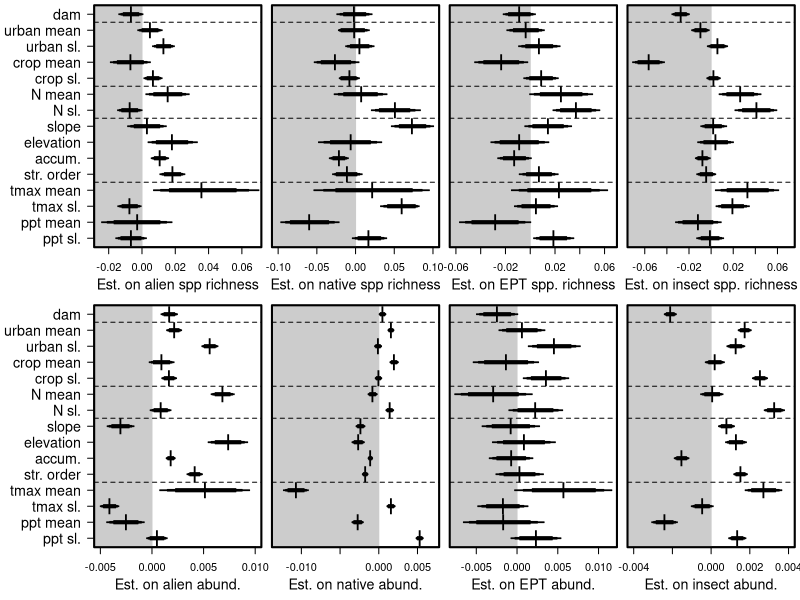

The R script that drew this image:
##Set working directory
setwd("C:/Users/ewelti/Desktop/git/EuroAquaticMacroInverts/")

# attach data
drivEst <- read.csv("outputs/Driver_metaanaly_Ests.csv")
head(drivEst)
unique(drivEst$Response)

options(scipen=999)

##save plot
tiff(filename = "Drivers_subs.tiff", width = 14, height = 9, units = 'in', res = 600, compression = 'lzw')

##layout
layout(mat = matrix(c(1:10), 
                        nrow = 2, 
                        ncol = 5),
       heights = c(2,2,2,2,2,2,2,2,2,2),
       widths = c(1,2,2,2,2,1,2,2,2,2))
#layout.show(10)

par(mar=c(4,0.4,0.4,0.4))
#empty plot for where the labels will go
plot(0, xaxt = 'n', yaxt = 'n', bty = 'n', pch = '', ylab = '', xlab = '')
plot(0, xaxt = 'n', yaxt = 'n', bty = 'n', pch = '', ylab = '', xlab = '')
#####################Sub metrics ##############################
#### alien_SppRich #####
sub <- subset(drivEst, Response == "alien_SppRich")
est <- sub$Estimate[2:16]
yy <- c(1,3,2,4,5,6,7,8,9,10,14,12,11,13,15)
plot(yy ~ est, ylab="",xlab="", yaxt="n", las=1, type="n",xlim=c(-0.025,0.068), cex=2)
axis(2, at=yy, labels=c("ppt sl.", "tmax sl.", "ppt mean", "tmax mean", "str. order",
    "accum.", "elevation", "slope", "N sl.", "N mean", "urban mean", "crop mean", "crop sl.",
    "urban sl.", "dam"), las=1,cex.axis=1.3)
title(xlab="Est. on alien spp richness", line=2.4,cex.lab=1.3)
polygon(x=c(-100,-100,0,0),
        y=c(-4,22,22,-4), col = "grey80", border = "grey80")
box(lwd=2)
points(yy ~ est, pch="l",cex=2)
yyy1=c(0.975,1.025,1.025,0.975)
yyy2=c(0.95,1.05,1.05,0.95)
yyy3=c(0.9,1.1,1.1,0.9)
polygon(x=c(sub$Q2.5[2], sub$Q2.5[2], sub$Q97.5[2], sub$Q97.5[2]),y=yyy1, col = 1, border = 1,lwd = 1)
polygon(x=c(sub$Q5[2], sub$Q5[2], sub$Q95[2], sub$Q95[2]),y=yyy2, col = 1, border = 1,lwd = 1)
polygon(x=c(sub$Q10[2], sub$Q10[2], sub$Q90[2], sub$Q90[2]),y=yyy3, col = 1, border = 1,lwd = 1)
polygon(x=c(sub$Q2.5[4], sub$Q2.5[4], sub$Q97.5[4], sub$Q97.5[4]),y=(yyy1+1), col = 1, border = 1,lwd = 1)
polygon(x=c(sub$Q5[4], sub$Q5[4], sub$Q95[4], sub$Q95[4]),y=(yyy2+1), col = 1, border = 1,lwd = 1)
polygon(x=c(sub$Q10[4], sub$Q10[4], sub$Q90[4], sub$Q90[4]),y=(yyy3+1), col = 1, border = 1,lwd = 1)
polygon(x=c(sub$Q2.5[3], sub$Q2.5[3], sub$Q97.5[3], sub$Q97.5[3]),y=(yyy1+2), col = 1, border = 1,lwd = 1)
polygon(x=c(sub$Q5[3], sub$Q5[3], sub$Q95[3], sub$Q95[3]),y=(yyy2+2), col = 1, border = 1,lwd = 1)
polygon(x=c(sub$Q10[3], sub$Q10[3], sub$Q90[3], sub$Q90[3]),y=(yyy3+2), col = 1, border = 1,lwd = 1)
polygon(x=c(sub$Q2.5[5], sub$Q2.5[5], sub$Q97.5[5], sub$Q97.5[5]),y=(yyy1+3), col = 1, border = 1,lwd = 1)
polygon(x=c(sub$Q5[5], sub$Q5[5], sub$Q95[5], sub$Q95[5]),y=(yyy2+3), col = 1, border = 1,lwd = 1)
polygon(x=c(sub$Q10[5], sub$Q10[5], sub$Q90[5], sub$Q90[5]),y=(yyy3+3), col = 1, border = 1,lwd = 1)
polygon(x=c(sub$Q2.5[6], sub$Q2.5[6], sub$Q97.5[6], sub$Q97.5[6]),y=(yyy1+4), col = 1, border = 1,lwd = 1)
polygon(x=c(sub$Q5[6], sub$Q5[6], sub$Q95[6], sub$Q95[6]),y=(yyy2+4), col = 1, border = 1,lwd = 1)
polygon(x=c(sub$Q10[6], sub$Q10[6], sub$Q90[6], sub$Q90[6]),y=(yyy3+4), col = 1, border = 1,lwd = 1)
polygon(x=c(sub$Q2.5[7], sub$Q2.5[7], sub$Q97.5[7], sub$Q97.5[7]),y=(yyy1+5), col = 1, border = 1,lwd = 1)
polygon(x=c(sub$Q5[7], sub$Q5[7], sub$Q95[7], sub$Q95[7]),y=(yyy2+5), col = 1, border = 1,lwd = 1)
polygon(x=c(sub$Q10[7], sub$Q10[7], sub$Q90[7], sub$Q90[7]),y=(yyy3+5), col = 1, border = 1,lwd = 1)
polygon(x=c(sub$Q2.5[8], sub$Q2.5[8], sub$Q97.5[8], sub$Q97.5[8]),y=(yyy1+6), col = 1, border = 1,lwd = 1)
polygon(x=c(sub$Q5[8], sub$Q5[8], sub$Q95[8], sub$Q95[8]),y=(yyy2+6), col = 1, border = 1,lwd = 1)
polygon(x=c(sub$Q10[8], sub$Q10[8], sub$Q90[8], sub$Q90[8]),y=(yyy3+6), col = 1, border = 1,lwd = 1)
polygon(x=c(sub$Q2.5[9], sub$Q2.5[9], sub$Q97.5[9], sub$Q97.5[9]),y=(yyy1+7), col = 1, border = 1,lwd = 1)
polygon(x=c(sub$Q5[9], sub$Q5[9], sub$Q95[9], sub$Q95[9]),y=(yyy2+7), col = 1, border = 1,lwd = 1)
polygon(x=c(sub$Q10[9], sub$Q10[9], sub$Q90[9], sub$Q90[9]),y=(yyy3+7), col = 1, border = 1,lwd = 1)
polygon(x=c(sub$Q2.5[10], sub$Q2.5[10], sub$Q97.5[10], sub$Q97.5[10]),y=(yyy1+8), col = 1, border = 1,lwd = 1)
polygon(x=c(sub$Q5[10], sub$Q5[10], sub$Q95[10], sub$Q95[10]),y=(yyy2+8), col = 1, border = 1,lwd = 1)
polygon(x=c(sub$Q10[10], sub$Q10[10], sub$Q90[10], sub$Q90[10]),y=(yyy3+8), col = 1, border = 1,lwd = 1)
polygon(x=c(sub$Q2.5[11], sub$Q2.5[11], sub$Q97.5[11], sub$Q97.5[11]),y=(yyy1+9), col = 1, border = 1,lwd = 1)
polygon(x=c(sub$Q5[11], sub$Q5[11], sub$Q95[11], sub$Q95[11]),y=(yyy2+9), col = 1, border = 1,lwd = 1)
polygon(x=c(sub$Q10[11], sub$Q10[11], sub$Q90[11], sub$Q90[11]),y=(yyy3+9), col = 1, border = 1,lwd = 1)
polygon(x=c(sub$Q2.5[14], sub$Q2.5[14], sub$Q97.5[14], sub$Q97.5[14]),y=(yyy1+10), col = 1, border = 1,lwd = 1)
polygon(x=c(sub$Q5[14], sub$Q5[14], sub$Q95[14], sub$Q95[14]),y=(yyy2+10), col = 1, border = 1,lwd = 1)
polygon(x=c(sub$Q10[14], sub$Q10[14], sub$Q90[14], sub$Q90[14]),y=(yyy3+10), col = 1, border = 1,lwd = 1)
polygon(x=c(sub$Q2.5[13], sub$Q2.5[13], sub$Q97.5[13], sub$Q97.5[13]),y=(yyy1+11), col = 1, border = 1,lwd = 1)
polygon(x=c(sub$Q5[13], sub$Q5[13], sub$Q95[13], sub$Q95[13]),y=(yyy2+11), col = 1, border = 1,lwd = 1)
polygon(x=c(sub$Q10[13], sub$Q10[13], sub$Q90[13], sub$Q90[13]),y=(yyy3+11), col = 1, border = 1,lwd = 1)
polygon(x=c(sub$Q2.5[15], sub$Q2.5[15], sub$Q97.5[15], sub$Q97.5[15]),y=(yyy1+12), col = 1, border = 1,lwd = 1)
polygon(x=c(sub$Q5[15], sub$Q5[15], sub$Q95[15], sub$Q95[15]),y=(yyy2+12), col = 1, border = 1,lwd = 1)
polygon(x=c(sub$Q10[15], sub$Q10[15], sub$Q90[15], sub$Q90[15]),y=(yyy3+12), col = 1, border = 1,lwd = 1)
polygon(x=c(sub$Q2.5[12], sub$Q2.5[12], sub$Q97.5[12], sub$Q97.5[12]),y=(yyy1+13), col = 1, border = 1,lwd = 1)
polygon(x=c(sub$Q5[12], sub$Q5[12], sub$Q95[12], sub$Q95[12]),y=(yyy2+13), col = 1, border = 1,lwd = 1)
polygon(x=c(sub$Q10[12], sub$Q10[12], sub$Q90[12], sub$Q90[12]),y=(yyy3+13), col = 1, border = 1,lwd = 1)
polygon(x=c(sub$Q2.5[16], sub$Q2.5[16], sub$Q97.5[16], sub$Q97.5[16]),y=(yyy1+14), col = 1, border = 1,lwd = 1)
polygon(x=c(sub$Q5[16], sub$Q5[16], sub$Q95[16], sub$Q95[16]),y=(yyy2+14), col = 1, border = 1,lwd = 1)
polygon(x=c(sub$Q10[16], sub$Q10[16], sub$Q90[16], sub$Q90[16]),y=(yyy3+14), col = 1, border = 1,lwd = 1)
abline(h=4.5,lty=2)
abline(h=8.5,lty=2)
abline(h=10.5,lty=2)
abline(h=14.5,lty=2)

#### alien_abund #####
sub <- subset(drivEst, Response == "alien_abund")
est <- sub$Estimate[2:16]
plot(yy ~ est, ylab="",xlab="", yaxt="n", las=1, type="n",xlim=c(-0.005,0.01), cex=2)
title(xlab="Est. on alien abund.", line=2.4,cex.lab=1.3)
axis(2, at=yy, labels=c("ppt sl.", "tmax sl.", "ppt mean", "tmax mean", "str. order",
    "accum.", "elevation", "slope", "N sl.", "N mean", "urban mean", "crop mean", "crop sl.",
    "urban sl.", "dam"), las=1,cex.axis=1.3)
polygon(x=c(-100,-100,0,0),
        y=c(-4,22,22,-4), col = "grey80", border = "grey80")
box(lwd=2)
points(yy ~ est, pch="l",cex=2)
polygon(x=c(sub$Q2.5[2], sub$Q2.5[2], sub$Q97.5[2], sub$Q97.5[2]),y=yyy1, col = 1, border = 1,lwd = 1)
polygon(x=c(sub$Q5[2], sub$Q5[2], sub$Q95[2], sub$Q95[2]),y=yyy2, col = 1, border = 1,lwd = 1)
polygon(x=c(sub$Q10[2], sub$Q10[2], sub$Q90[2], sub$Q90[2]),y=yyy3, col = 1, border = 1,lwd = 1)
polygon(x=c(sub$Q2.5[4], sub$Q2.5[4], sub$Q97.5[4], sub$Q97.5[4]),y=(yyy1+1), col = 1, border = 1,lwd = 1)
polygon(x=c(sub$Q5[4], sub$Q5[4], sub$Q95[4], sub$Q95[4]),y=(yyy2+1), col = 1, border = 1,lwd = 1)
polygon(x=c(sub$Q10[4], sub$Q10[4], sub$Q90[4], sub$Q90[4]),y=(yyy3+1), col = 1, border = 1,lwd = 1)
polygon(x=c(sub$Q2.5[3], sub$Q2.5[3], sub$Q97.5[3], sub$Q97.5[3]),y=(yyy1+2), col = 1, border = 1,lwd = 1)
polygon(x=c(sub$Q5[3], sub$Q5[3], sub$Q95[3], sub$Q95[3]),y=(yyy2+2), col = 1, border = 1,lwd = 1)
polygon(x=c(sub$Q10[3], sub$Q10[3], sub$Q90[3], sub$Q90[3]),y=(yyy3+2), col = 1, border = 1,lwd = 1)
polygon(x=c(sub$Q2.5[5], sub$Q2.5[5], sub$Q97.5[5], sub$Q97.5[5]),y=(yyy1+3), col = 1, border = 1,lwd = 1)
polygon(x=c(sub$Q5[5], sub$Q5[5], sub$Q95[5], sub$Q95[5]),y=(yyy2+3), col = 1, border = 1,lwd = 1)
polygon(x=c(sub$Q10[5], sub$Q10[5], sub$Q90[5], sub$Q90[5]),y=(yyy3+3), col = 1, border = 1,lwd = 1)
polygon(x=c(sub$Q2.5[6], sub$Q2.5[6], sub$Q97.5[6], sub$Q97.5[6]),y=(yyy1+4), col = 1, border = 1,lwd = 1)
polygon(x=c(sub$Q5[6], sub$Q5[6], sub$Q95[6], sub$Q95[6]),y=(yyy2+4), col = 1, border = 1,lwd = 1)
polygon(x=c(sub$Q10[6], sub$Q10[6], sub$Q90[6], sub$Q90[6]),y=(yyy3+4), col = 1, border = 1,lwd = 1)
polygon(x=c(sub$Q2.5[7], sub$Q2.5[7], sub$Q97.5[7], sub$Q97.5[7]),y=(yyy1+5), col = 1, border = 1,lwd = 1)
polygon(x=c(sub$Q5[7], sub$Q5[7], sub$Q95[7], sub$Q95[7]),y=(yyy2+5), col = 1, border = 1,lwd = 1)
polygon(x=c(sub$Q10[7], sub$Q10[7], sub$Q90[7], sub$Q90[7]),y=(yyy3+5), col = 1, border = 1,lwd = 1)
polygon(x=c(sub$Q2.5[8], sub$Q2.5[8], sub$Q97.5[8], sub$Q97.5[8]),y=(yyy1+6), col = 1, border = 1,lwd = 1)
polygon(x=c(sub$Q5[8], sub$Q5[8], sub$Q95[8], sub$Q95[8]),y=(yyy2+6), col = 1, border = 1,lwd = 1)
polygon(x=c(sub$Q10[8], sub$Q10[8], sub$Q90[8], sub$Q90[8]),y=(yyy3+6), col = 1, border = 1,lwd = 1)
polygon(x=c(sub$Q2.5[9], sub$Q2.5[9], sub$Q97.5[9], sub$Q97.5[9]),y=(yyy1+7), col = 1, border = 1,lwd = 1)
polygon(x=c(sub$Q5[9], sub$Q5[9], sub$Q95[9], sub$Q95[9]),y=(yyy2+7), col = 1, border = 1,lwd = 1)
polygon(x=c(sub$Q10[9], sub$Q10[9], sub$Q90[9], sub$Q90[9]),y=(yyy3+7), col = 1, border = 1,lwd = 1)
polygon(x=c(sub$Q2.5[10], sub$Q2.5[10], sub$Q97.5[10], sub$Q97.5[10]),y=(yyy1+8), col = 1, border = 1,lwd = 1)
polygon(x=c(sub$Q5[10], sub$Q5[10], sub$Q95[10], sub$Q95[10]),y=(yyy2+8), col = 1, border = 1,lwd = 1)
polygon(x=c(sub$Q10[10], sub$Q10[10], sub$Q90[10], sub$Q90[10]),y=(yyy3+8), col = 1, border = 1,lwd = 1)
polygon(x=c(sub$Q2.5[11], sub$Q2.5[11], sub$Q97.5[11], sub$Q97.5[11]),y=(yyy1+9), col = 1, border = 1,lwd = 1)
polygon(x=c(sub$Q5[11], sub$Q5[11], sub$Q95[11], sub$Q95[11]),y=(yyy2+9), col = 1, border = 1,lwd = 1)
polygon(x=c(sub$Q10[11], sub$Q10[11], sub$Q90[11], sub$Q90[11]),y=(yyy3+9), col = 1, border = 1,lwd = 1)
polygon(x=c(sub$Q2.5[14], sub$Q2.5[14], sub$Q97.5[14], sub$Q97.5[14]),y=(yyy1+10), col = 1, border = 1,lwd = 1)
polygon(x=c(sub$Q5[14], sub$Q5[14], sub$Q95[14], sub$Q95[14]),y=(yyy2+10), col = 1, border = 1,lwd = 1)
polygon(x=c(sub$Q10[14], sub$Q10[14], sub$Q90[14], sub$Q90[14]),y=(yyy3+10), col = 1, border = 1,lwd = 1)
polygon(x=c(sub$Q2.5[13], sub$Q2.5[13], sub$Q97.5[13], sub$Q97.5[13]),y=(yyy1+11), col = 1, border = 1,lwd = 1)
polygon(x=c(sub$Q5[13], sub$Q5[13], sub$Q95[13], sub$Q95[13]),y=(yyy2+11), col = 1, border = 1,lwd = 1)
polygon(x=c(sub$Q10[13], sub$Q10[13], sub$Q90[13], sub$Q90[13]),y=(yyy3+11), col = 1, border = 1,lwd = 1)
polygon(x=c(sub$Q2.5[15], sub$Q2.5[15], sub$Q97.5[15], sub$Q97.5[15]),y=(yyy1+12), col = 1, border = 1,lwd = 1)
polygon(x=c(sub$Q5[15], sub$Q5[15], sub$Q95[15], sub$Q95[15]),y=(yyy2+12), col = 1, border = 1,lwd = 1)
polygon(x=c(sub$Q10[15], sub$Q10[15], sub$Q90[15], sub$Q90[15]),y=(yyy3+12), col = 1, border = 1,lwd = 1)
polygon(x=c(sub$Q2.5[12], sub$Q2.5[12], sub$Q97.5[12], sub$Q97.5[12]),y=(yyy1+13), col = 1, border = 1,lwd = 1)
polygon(x=c(sub$Q5[12], sub$Q5[12], sub$Q95[12], sub$Q95[12]),y=(yyy2+13), col = 1, border = 1,lwd = 1)
polygon(x=c(sub$Q10[12], sub$Q10[12], sub$Q90[12], sub$Q90[12]),y=(yyy3+13), col = 1, border = 1,lwd = 1)
polygon(x=c(sub$Q2.5[16], sub$Q2.5[16], sub$Q97.5[16], sub$Q97.5[16]),y=(yyy1+14), col = 1, border = 1,lwd = 1)
polygon(x=c(sub$Q5[16], sub$Q5[16], sub$Q95[16], sub$Q95[16]),y=(yyy2+14), col = 1, border = 1,lwd = 1)
polygon(x=c(sub$Q10[16], sub$Q10[16], sub$Q90[16], sub$Q90[16]),y=(yyy3+14), col = 1, border = 1,lwd = 1)
abline(h=4.5,lty=2)
abline(h=8.5,lty=2)
abline(h=10.5,lty=2)
abline(h=14.5,lty=2)

#### native_SppRich #####
sub <- subset(drivEst, Response == "native_SppRich")
est <- sub$Estimate[2:16]
plot(yy ~ est, ylab="",xlab="", yaxt="n", las=1, type="n",xlim=c(-0.1,0.1), cex=2)
title(xlab="Est. on native spp richness", line=2.4,cex.lab=1.3)
polygon(x=c(-100,-100,0,0),
        y=c(-4,22,22,-4), col = "grey80", border = "grey80")
box(lwd=2)
points(yy ~ est, pch="l",cex=2)
polygon(x=c(sub$Q2.5[2], sub$Q2.5[2], sub$Q97.5[2], sub$Q97.5[2]),y=yyy1, col = 1, border = 1,lwd = 1)
polygon(x=c(sub$Q5[2], sub$Q5[2], sub$Q95[2], sub$Q95[2]),y=yyy2, col = 1, border = 1,lwd = 1)
polygon(x=c(sub$Q10[2], sub$Q10[2], sub$Q90[2], sub$Q90[2]),y=yyy3, col = 1, border = 1,lwd = 1)
polygon(x=c(sub$Q2.5[4], sub$Q2.5[4], sub$Q97.5[4], sub$Q97.5[4]),y=(yyy1+1), col = 1, border = 1,lwd = 1)
polygon(x=c(sub$Q5[4], sub$Q5[4], sub$Q95[4], sub$Q95[4]),y=(yyy2+1), col = 1, border = 1,lwd = 1)
polygon(x=c(sub$Q10[4], sub$Q10[4], sub$Q90[4], sub$Q90[4]),y=(yyy3+1), col = 1, border = 1,lwd = 1)
polygon(x=c(sub$Q2.5[3], sub$Q2.5[3], sub$Q97.5[3], sub$Q97.5[3]),y=(yyy1+2), col = 1, border = 1,lwd = 1)
polygon(x=c(sub$Q5[3], sub$Q5[3], sub$Q95[3], sub$Q95[3]),y=(yyy2+2), col = 1, border = 1,lwd = 1)
polygon(x=c(sub$Q10[3], sub$Q10[3], sub$Q90[3], sub$Q90[3]),y=(yyy3+2), col = 1, border = 1,lwd = 1)
polygon(x=c(sub$Q2.5[5], sub$Q2.5[5], sub$Q97.5[5], sub$Q97.5[5]),y=(yyy1+3), col = 1, border = 1,lwd = 1)
polygon(x=c(sub$Q5[5], sub$Q5[5], sub$Q95[5], sub$Q95[5]),y=(yyy2+3), col = 1, border = 1,lwd = 1)
polygon(x=c(sub$Q10[5], sub$Q10[5], sub$Q90[5], sub$Q90[5]),y=(yyy3+3), col = 1, border = 1,lwd = 1)
polygon(x=c(sub$Q2.5[6], sub$Q2.5[6], sub$Q97.5[6], sub$Q97.5[6]),y=(yyy1+4), col = 1, border = 1,lwd = 1)
polygon(x=c(sub$Q5[6], sub$Q5[6], sub$Q95[6], sub$Q95[6]),y=(yyy2+4), col = 1, border = 1,lwd = 1)
polygon(x=c(sub$Q10[6], sub$Q10[6], sub$Q90[6], sub$Q90[6]),y=(yyy3+4), col = 1, border = 1,lwd = 1)
polygon(x=c(sub$Q2.5[7], sub$Q2.5[7], sub$Q97.5[7], sub$Q97.5[7]),y=(yyy1+5), col = 1, border = 1,lwd = 1)
polygon(x=c(sub$Q5[7], sub$Q5[7], sub$Q95[7], sub$Q95[7]),y=(yyy2+5), col = 1, border = 1,lwd = 1)
polygon(x=c(sub$Q10[7], sub$Q10[7], sub$Q90[7], sub$Q90[7]),y=(yyy3+5), col = 1, border = 1,lwd = 1)
polygon(x=c(sub$Q2.5[8], sub$Q2.5[8], sub$Q97.5[8], sub$Q97.5[8]),y=(yyy1+6), col = 1, border = 1,lwd = 1)
polygon(x=c(sub$Q5[8], sub$Q5[8], sub$Q95[8], sub$Q95[8]),y=(yyy2+6), col = 1, border = 1,lwd = 1)
polygon(x=c(sub$Q10[8], sub$Q10[8], sub$Q90[8], sub$Q90[8]),y=(yyy3+6), col = 1, border = 1,lwd = 1)
polygon(x=c(sub$Q2.5[9], sub$Q2.5[9], sub$Q97.5[9], sub$Q97.5[9]),y=(yyy1+7), col = 1, border = 1,lwd = 1)
polygon(x=c(sub$Q5[9], sub$Q5[9], sub$Q95[9], sub$Q95[9]),y=(yyy2+7), col = 1, border = 1,lwd = 1)
polygon(x=c(sub$Q10[9], sub$Q10[9], sub$Q90[9], sub$Q90[9]),y=(yyy3+7), col = 1, border = 1,lwd = 1)
polygon(x=c(sub$Q2.5[10], sub$Q2.5[10], sub$Q97.5[10], sub$Q97.5[10]),y=(yyy1+8), col = 1, border = 1,lwd = 1)
polygon(x=c(sub$Q5[10], sub$Q5[10], sub$Q95[10], sub$Q95[10]),y=(yyy2+8), col = 1, border = 1,lwd = 1)
polygon(x=c(sub$Q10[10], sub$Q10[10], sub$Q90[10], sub$Q90[10]),y=(yyy3+8), col = 1, border = 1,lwd = 1)
polygon(x=c(sub$Q2.5[11], sub$Q2.5[11], sub$Q97.5[11], sub$Q97.5[11]),y=(yyy1+9), col = 1, border = 1,lwd = 1)
polygon(x=c(sub$Q5[11], sub$Q5[11], sub$Q95[11], sub$Q95[11]),y=(yyy2+9), col = 1, border = 1,lwd = 1)
polygon(x=c(sub$Q10[11], sub$Q10[11], sub$Q90[11], sub$Q90[11]),y=(yyy3+9), col = 1, border = 1,lwd = 1)
polygon(x=c(sub$Q2.5[14], sub$Q2.5[14], sub$Q97.5[14], sub$Q97.5[14]),y=(yyy1+10), col = 1, border = 1,lwd = 1)
polygon(x=c(sub$Q5[14], sub$Q5[14], sub$Q95[14], sub$Q95[14]),y=(yyy2+10), col = 1, border = 1,lwd = 1)
polygon(x=c(sub$Q10[14], sub$Q10[14], sub$Q90[14], sub$Q90[14]),y=(yyy3+10), col = 1, border = 1,lwd = 1)
polygon(x=c(sub$Q2.5[13], sub$Q2.5[13], sub$Q97.5[13], sub$Q97.5[13]),y=(yyy1+11), col = 1, border = 1,lwd = 1)
polygon(x=c(sub$Q5[13], sub$Q5[13], sub$Q95[13], sub$Q95[13]),y=(yyy2+11), col = 1, border = 1,lwd = 1)
polygon(x=c(sub$Q10[13], sub$Q10[13], sub$Q90[13], sub$Q90[13]),y=(yyy3+11), col = 1, border = 1,lwd = 1)
polygon(x=c(sub$Q2.5[15], sub$Q2.5[15], sub$Q97.5[15], sub$Q97.5[15]),y=(yyy1+12), col = 1, border = 1,lwd = 1)
polygon(x=c(sub$Q5[15], sub$Q5[15], sub$Q95[15], sub$Q95[15]),y=(yyy2+12), col = 1, border = 1,lwd = 1)
polygon(x=c(sub$Q10[15], sub$Q10[15], sub$Q90[15], sub$Q90[15]),y=(yyy3+12), col = 1, border = 1,lwd = 1)
polygon(x=c(sub$Q2.5[12], sub$Q2.5[12], sub$Q97.5[12], sub$Q97.5[12]),y=(yyy1+13), col = 1, border = 1,lwd = 1)
polygon(x=c(sub$Q5[12], sub$Q5[12], sub$Q95[12], sub$Q95[12]),y=(yyy2+13), col = 1, border = 1,lwd = 1)
polygon(x=c(sub$Q10[12], sub$Q10[12], sub$Q90[12], sub$Q90[12]),y=(yyy3+13), col = 1, border = 1,lwd = 1)
polygon(x=c(sub$Q2.5[16], sub$Q2.5[16], sub$Q97.5[16], sub$Q97.5[16]),y=(yyy1+14), col = 1, border = 1,lwd = 1)
polygon(x=c(sub$Q5[16], sub$Q5[16], sub$Q95[16], sub$Q95[16]),y=(yyy2+14), col = 1, border = 1,lwd = 1)
polygon(x=c(sub$Q10[16], sub$Q10[16], sub$Q90[16], sub$Q90[16]),y=(yyy3+14), col = 1, border = 1,lwd = 1)
abline(h=4.5,lty=2)
abline(h=8.5,lty=2)
abline(h=10.5,lty=2)
abline(h=14.5,lty=2)

#### native_abund #####
sub <- subset(drivEst, Response == "native_abund")
est <- sub$Estimate[2:16]
plot(yy ~ est, ylab="",xlab="", yaxt="n", las=1, type="n",xlim=c(-0.013,0.007), cex=2)
title(xlab="Est. on native abund.", line=2.4,cex.lab=1.3)
polygon(x=c(-100,-100,0,0),
        y=c(-4,22,22,-4), col = "grey80", border = "grey80")
box(lwd=2)
points(yy ~ est, pch="l",cex=2)
polygon(x=c(sub$Q2.5[2], sub$Q2.5[2], sub$Q97.5[2], sub$Q97.5[2]),y=yyy1, col = 1, border = 1,lwd = 1)
polygon(x=c(sub$Q5[2], sub$Q5[2], sub$Q95[2], sub$Q95[2]),y=yyy2, col = 1, border = 1,lwd = 1)
polygon(x=c(sub$Q10[2], sub$Q10[2], sub$Q90[2], sub$Q90[2]),y=yyy3, col = 1, border = 1,lwd = 1)
polygon(x=c(sub$Q2.5[4], sub$Q2.5[4], sub$Q97.5[4], sub$Q97.5[4]),y=(yyy1+1), col = 1, border = 1,lwd = 1)
polygon(x=c(sub$Q5[4], sub$Q5[4], sub$Q95[4], sub$Q95[4]),y=(yyy2+1), col = 1, border = 1,lwd = 1)
polygon(x=c(sub$Q10[4], sub$Q10[4], sub$Q90[4], sub$Q90[4]),y=(yyy3+1), col = 1, border = 1,lwd = 1)
polygon(x=c(sub$Q2.5[3], sub$Q2.5[3], sub$Q97.5[3], sub$Q97.5[3]),y=(yyy1+2), col = 1, border = 1,lwd = 1)
polygon(x=c(sub$Q5[3], sub$Q5[3], sub$Q95[3], sub$Q95[3]),y=(yyy2+2), col = 1, border = 1,lwd = 1)
polygon(x=c(sub$Q10[3], sub$Q10[3], sub$Q90[3], sub$Q90[3]),y=(yyy3+2), col = 1, border = 1,lwd = 1)
polygon(x=c(sub$Q2.5[5], sub$Q2.5[5], sub$Q97.5[5], sub$Q97.5[5]),y=(yyy1+3), col = 1, border = 1,lwd = 1)
polygon(x=c(sub$Q5[5], sub$Q5[5], sub$Q95[5], sub$Q95[5]),y=(yyy2+3), col = 1, border = 1,lwd = 1)
polygon(x=c(sub$Q10[5], sub$Q10[5], sub$Q90[5], sub$Q90[5]),y=(yyy3+3), col = 1, border = 1,lwd = 1)
polygon(x=c(sub$Q2.5[6], sub$Q2.5[6], sub$Q97.5[6], sub$Q97.5[6]),y=(yyy1+4), col = 1, border = 1,lwd = 1)
polygon(x=c(sub$Q5[6], sub$Q5[6], sub$Q95[6], sub$Q95[6]),y=(yyy2+4), col = 1, border = 1,lwd = 1)
polygon(x=c(sub$Q10[6], sub$Q10[6], sub$Q90[6], sub$Q90[6]),y=(yyy3+4), col = 1, border = 1,lwd = 1)
polygon(x=c(sub$Q2.5[7], sub$Q2.5[7], sub$Q97.5[7], sub$Q97.5[7]),y=(yyy1+5), col = 1, border = 1,lwd = 1)
polygon(x=c(sub$Q5[7], sub$Q5[7], sub$Q95[7], sub$Q95[7]),y=(yyy2+5), col = 1, border = 1,lwd = 1)
polygon(x=c(sub$Q10[7], sub$Q10[7], sub$Q90[7], sub$Q90[7]),y=(yyy3+5), col = 1, border = 1,lwd = 1)
polygon(x=c(sub$Q2.5[8], sub$Q2.5[8], sub$Q97.5[8], sub$Q97.5[8]),y=(yyy1+6), col = 1, border = 1,lwd = 1)
polygon(x=c(sub$Q5[8], sub$Q5[8], sub$Q95[8], sub$Q95[8]),y=(yyy2+6), col = 1, border = 1,lwd = 1)
polygon(x=c(sub$Q10[8], sub$Q10[8], sub$Q90[8], sub$Q90[8]),y=(yyy3+6), col = 1, border = 1,lwd = 1)
polygon(x=c(sub$Q2.5[9], sub$Q2.5[9], sub$Q97.5[9], sub$Q97.5[9]),y=(yyy1+7), col = 1, border = 1,lwd = 1)
polygon(x=c(sub$Q5[9], sub$Q5[9], sub$Q95[9], sub$Q95[9]),y=(yyy2+7), col = 1, border = 1,lwd = 1)
polygon(x=c(sub$Q10[9], sub$Q10[9], sub$Q90[9], sub$Q90[9]),y=(yyy3+7), col = 1, border = 1,lwd = 1)
polygon(x=c(sub$Q2.5[10], sub$Q2.5[10], sub$Q97.5[10], sub$Q97.5[10]),y=(yyy1+8), col = 1, border = 1,lwd = 1)
polygon(x=c(sub$Q5[10], sub$Q5[10], sub$Q95[10], sub$Q95[10]),y=(yyy2+8), col = 1, border = 1,lwd = 1)
polygon(x=c(sub$Q10[10], sub$Q10[10], sub$Q90[10], sub$Q90[10]),y=(yyy3+8), col = 1, border = 1,lwd = 1)
polygon(x=c(sub$Q2.5[11], sub$Q2.5[11], sub$Q97.5[11], sub$Q97.5[11]),y=(yyy1+9), col = 1, border = 1,lwd = 1)
polygon(x=c(sub$Q5[11], sub$Q5[11], sub$Q95[11], sub$Q95[11]),y=(yyy2+9), col = 1, border = 1,lwd = 1)
polygon(x=c(sub$Q10[11], sub$Q10[11], sub$Q90[11], sub$Q90[11]),y=(yyy3+9), col = 1, border = 1,lwd = 1)
polygon(x=c(sub$Q2.5[14], sub$Q2.5[14], sub$Q97.5[14], sub$Q97.5[14]),y=(yyy1+10), col = 1, border = 1,lwd = 1)
polygon(x=c(sub$Q5[14], sub$Q5[14], sub$Q95[14], sub$Q95[14]),y=(yyy2+10), col = 1, border = 1,lwd = 1)
polygon(x=c(sub$Q10[14], sub$Q10[14], sub$Q90[14], sub$Q90[14]),y=(yyy3+10), col = 1, border = 1,lwd = 1)
polygon(x=c(sub$Q2.5[13], sub$Q2.5[13], sub$Q97.5[13], sub$Q97.5[13]),y=(yyy1+11), col = 1, border = 1,lwd = 1)
polygon(x=c(sub$Q5[13], sub$Q5[13], sub$Q95[13], sub$Q95[13]),y=(yyy2+11), col = 1, border = 1,lwd = 1)
polygon(x=c(sub$Q10[13], sub$Q10[13], sub$Q90[13], sub$Q90[13]),y=(yyy3+11), col = 1, border = 1,lwd = 1)
polygon(x=c(sub$Q2.5[15], sub$Q2.5[15], sub$Q97.5[15], sub$Q97.5[15]),y=(yyy1+12), col = 1, border = 1,lwd = 1)
polygon(x=c(sub$Q5[15], sub$Q5[15], sub$Q95[15], sub$Q95[15]),y=(yyy2+12), col = 1, border = 1,lwd = 1)
polygon(x=c(sub$Q10[15], sub$Q10[15], sub$Q90[15], sub$Q90[15]),y=(yyy3+12), col = 1, border = 1,lwd = 1)
polygon(x=c(sub$Q2.5[12], sub$Q2.5[12], sub$Q97.5[12], sub$Q97.5[12]),y=(yyy1+13), col = 1, border = 1,lwd = 1)
polygon(x=c(sub$Q5[12], sub$Q5[12], sub$Q95[12], sub$Q95[12]),y=(yyy2+13), col = 1, border = 1,lwd = 1)
polygon(x=c(sub$Q10[12], sub$Q10[12], sub$Q90[12], sub$Q90[12]),y=(yyy3+13), col = 1, border = 1,lwd = 1)
polygon(x=c(sub$Q2.5[16], sub$Q2.5[16], sub$Q97.5[16], sub$Q97.5[16]),y=(yyy1+14), col = 1, border = 1,lwd = 1)
polygon(x=c(sub$Q5[16], sub$Q5[16], sub$Q95[16], sub$Q95[16]),y=(yyy2+14), col = 1, border = 1,lwd = 1)
polygon(x=c(sub$Q10[16], sub$Q10[16], sub$Q90[16], sub$Q90[16]),y=(yyy3+14), col = 1, border = 1,lwd = 1)
abline(h=4.5,lty=2)
abline(h=8.5,lty=2)
abline(h=10.5,lty=2)
abline(h=14.5,lty=2)

#### EPT_SppRich #####
sub <- subset(drivEst, Response == "EPT_SppRich")
est <- sub$Estimate[2:16]
plot(yy ~ est, ylab="",xlab="", yaxt="n", las=1, type="n",xlim=c(-0.06,0.065), cex=2)
title(xlab="Est. on EPT spp. richness", line=2.4,cex.lab=1.3)
polygon(x=c(-100,-100,0,0),
        y=c(-4,22,22,-4), col = "grey80", border = "grey80")
box(lwd=2)
points(yy ~ est, pch="l",cex=2)
polygon(x=c(sub$Q2.5[2], sub$Q2.5[2], sub$Q97.5[2], sub$Q97.5[2]),y=yyy1, col = 1, border = 1,lwd = 1)
polygon(x=c(sub$Q5[2], sub$Q5[2], sub$Q95[2], sub$Q95[2]),y=yyy2, col = 1, border = 1,lwd = 1)
polygon(x=c(sub$Q10[2], sub$Q10[2], sub$Q90[2], sub$Q90[2]),y=yyy3, col = 1, border = 1,lwd = 1)
polygon(x=c(sub$Q2.5[4], sub$Q2.5[4], sub$Q97.5[4], sub$Q97.5[4]),y=(yyy1+1), col = 1, border = 1,lwd = 1)
polygon(x=c(sub$Q5[4], sub$Q5[4], sub$Q95[4], sub$Q95[4]),y=(yyy2+1), col = 1, border = 1,lwd = 1)
polygon(x=c(sub$Q10[4], sub$Q10[4], sub$Q90[4], sub$Q90[4]),y=(yyy3+1), col = 1, border = 1,lwd = 1)
polygon(x=c(sub$Q2.5[3], sub$Q2.5[3], sub$Q97.5[3], sub$Q97.5[3]),y=(yyy1+2), col = 1, border = 1,lwd = 1)
polygon(x=c(sub$Q5[3], sub$Q5[3], sub$Q95[3], sub$Q95[3]),y=(yyy2+2), col = 1, border = 1,lwd = 1)
polygon(x=c(sub$Q10[3], sub$Q10[3], sub$Q90[3], sub$Q90[3]),y=(yyy3+2), col = 1, border = 1,lwd = 1)
polygon(x=c(sub$Q2.5[5], sub$Q2.5[5], sub$Q97.5[5], sub$Q97.5[5]),y=(yyy1+3), col = 1, border = 1,lwd = 1)
polygon(x=c(sub$Q5[5], sub$Q5[5], sub$Q95[5], sub$Q95[5]),y=(yyy2+3), col = 1, border = 1,lwd = 1)
polygon(x=c(sub$Q10[5], sub$Q10[5], sub$Q90[5], sub$Q90[5]),y=(yyy3+3), col = 1, border = 1,lwd = 1)
polygon(x=c(sub$Q2.5[6], sub$Q2.5[6], sub$Q97.5[6], sub$Q97.5[6]),y=(yyy1+4), col = 1, border = 1,lwd = 1)
polygon(x=c(sub$Q5[6], sub$Q5[6], sub$Q95[6], sub$Q95[6]),y=(yyy2+4), col = 1, border = 1,lwd = 1)
polygon(x=c(sub$Q10[6], sub$Q10[6], sub$Q90[6], sub$Q90[6]),y=(yyy3+4), col = 1, border = 1,lwd = 1)
polygon(x=c(sub$Q2.5[7], sub$Q2.5[7], sub$Q97.5[7], sub$Q97.5[7]),y=(yyy1+5), col = 1, border = 1,lwd = 1)
polygon(x=c(sub$Q5[7], sub$Q5[7], sub$Q95[7], sub$Q95[7]),y=(yyy2+5), col = 1, border = 1,lwd = 1)
polygon(x=c(sub$Q10[7], sub$Q10[7], sub$Q90[7], sub$Q90[7]),y=(yyy3+5), col = 1, border = 1,lwd = 1)
polygon(x=c(sub$Q2.5[8], sub$Q2.5[8], sub$Q97.5[8], sub$Q97.5[8]),y=(yyy1+6), col = 1, border = 1,lwd = 1)
polygon(x=c(sub$Q5[8], sub$Q5[8], sub$Q95[8], sub$Q95[8]),y=(yyy2+6), col = 1, border = 1,lwd = 1)
polygon(x=c(sub$Q10[8], sub$Q10[8], sub$Q90[8], sub$Q90[8]),y=(yyy3+6), col = 1, border = 1,lwd = 1)
polygon(x=c(sub$Q2.5[9], sub$Q2.5[9], sub$Q97.5[9], sub$Q97.5[9]),y=(yyy1+7), col = 1, border = 1,lwd = 1)
polygon(x=c(sub$Q5[9], sub$Q5[9], sub$Q95[9], sub$Q95[9]),y=(yyy2+7), col = 1, border = 1,lwd = 1)
polygon(x=c(sub$Q10[9], sub$Q10[9], sub$Q90[9], sub$Q90[9]),y=(yyy3+7), col = 1, border = 1,lwd = 1)
polygon(x=c(sub$Q2.5[10], sub$Q2.5[10], sub$Q97.5[10], sub$Q97.5[10]),y=(yyy1+8), col = 1, border = 1,lwd = 1)
polygon(x=c(sub$Q5[10], sub$Q5[10], sub$Q95[10], sub$Q95[10]),y=(yyy2+8), col = 1, border = 1,lwd = 1)
polygon(x=c(sub$Q10[10], sub$Q10[10], sub$Q90[10], sub$Q90[10]),y=(yyy3+8), col = 1, border = 1,lwd = 1)
polygon(x=c(sub$Q2.5[11], sub$Q2.5[11], sub$Q97.5[11], sub$Q97.5[11]),y=(yyy1+9), col = 1, border = 1,lwd = 1)
polygon(x=c(sub$Q5[11], sub$Q5[11], sub$Q95[11], sub$Q95[11]),y=(yyy2+9), col = 1, border = 1,lwd = 1)
polygon(x=c(sub$Q10[11], sub$Q10[11], sub$Q90[11], sub$Q90[11]),y=(yyy3+9), col = 1, border = 1,lwd = 1)
polygon(x=c(sub$Q2.5[14], sub$Q2.5[14], sub$Q97.5[14], sub$Q97.5[14]),y=(yyy1+10), col = 1, border = 1,lwd = 1)
polygon(x=c(sub$Q5[14], sub$Q5[14], sub$Q95[14], sub$Q95[14]),y=(yyy2+10), col = 1, border = 1,lwd = 1)
polygon(x=c(sub$Q10[14], sub$Q10[14], sub$Q90[14], sub$Q90[14]),y=(yyy3+10), col = 1, border = 1,lwd = 1)
polygon(x=c(sub$Q2.5[13], sub$Q2.5[13], sub$Q97.5[13], sub$Q97.5[13]),y=(yyy1+11), col = 1, border = 1,lwd = 1)
polygon(x=c(sub$Q5[13], sub$Q5[13], sub$Q95[13], sub$Q95[13]),y=(yyy2+11), col = 1, border = 1,lwd = 1)
polygon(x=c(sub$Q10[13], sub$Q10[13], sub$Q90[13], sub$Q90[13]),y=(yyy3+11), col = 1, border = 1,lwd = 1)
polygon(x=c(sub$Q2.5[15], sub$Q2.5[15], sub$Q97.5[15], sub$Q97.5[15]),y=(yyy1+12), col = 1, border = 1,lwd = 1)
polygon(x=c(sub$Q5[15], sub$Q5[15], sub$Q95[15], sub$Q95[15]),y=(yyy2+12), col = 1, border = 1,lwd = 1)
polygon(x=c(sub$Q10[15], sub$Q10[15], sub$Q90[15], sub$Q90[15]),y=(yyy3+12), col = 1, border = 1,lwd = 1)
polygon(x=c(sub$Q2.5[12], sub$Q2.5[12], sub$Q97.5[12], sub$Q97.5[12]),y=(yyy1+13), col = 1, border = 1,lwd = 1)
polygon(x=c(sub$Q5[12], sub$Q5[12], sub$Q95[12], sub$Q95[12]),y=(yyy2+13), col = 1, border = 1,lwd = 1)
polygon(x=c(sub$Q10[12], sub$Q10[12], sub$Q90[12], sub$Q90[12]),y=(yyy3+13), col = 1, border = 1,lwd = 1)
polygon(x=c(sub$Q2.5[16], sub$Q2.5[16], sub$Q97.5[16], sub$Q97.5[16]),y=(yyy1+14), col = 1, border = 1,lwd = 1)
polygon(x=c(sub$Q5[16], sub$Q5[16], sub$Q95[16], sub$Q95[16]),y=(yyy2+14), col = 1, border = 1,lwd = 1)
polygon(x=c(sub$Q10[16], sub$Q10[16], sub$Q90[16], sub$Q90[16]),y=(yyy3+14), col = 1, border = 1,lwd = 1)
abline(h=4.5,lty=2)
abline(h=8.5,lty=2)
abline(h=10.5,lty=2)
abline(h=14.5,lty=2)

#### EPT_abund #####
sub <- subset(drivEst, Response == "EPT_abund")
est <- sub$Estimate[2:16]
plot(yy ~ est, ylab="",xlab="", yaxt="n", las=1, type="n",xlim=c(-0.0075,0.0115), cex=2)
title(xlab="Est. on EPT abund.", line=2.4,cex.lab=1.3)
polygon(x=c(-100,-100,0,0),
        y=c(-4,22,22,-4), col = "grey80", border = "grey80")
box(lwd=2)
points(yy ~ est, pch="l",cex=2)
polygon(x=c(sub$Q2.5[2], sub$Q2.5[2], sub$Q97.5[2], sub$Q97.5[2]),y=yyy1, col = 1, border = 1,lwd = 1)
polygon(x=c(sub$Q5[2], sub$Q5[2], sub$Q95[2], sub$Q95[2]),y=yyy2, col = 1, border = 1,lwd = 1)
polygon(x=c(sub$Q10[2], sub$Q10[2], sub$Q90[2], sub$Q90[2]),y=yyy3, col = 1, border = 1,lwd = 1)
polygon(x=c(sub$Q2.5[4], sub$Q2.5[4], sub$Q97.5[4], sub$Q97.5[4]),y=(yyy1+1), col = 1, border = 1,lwd = 1)
polygon(x=c(sub$Q5[4], sub$Q5[4], sub$Q95[4], sub$Q95[4]),y=(yyy2+1), col = 1, border = 1,lwd = 1)
polygon(x=c(sub$Q10[4], sub$Q10[4], sub$Q90[4], sub$Q90[4]),y=(yyy3+1), col = 1, border = 1,lwd = 1)
polygon(x=c(sub$Q2.5[3], sub$Q2.5[3], sub$Q97.5[3], sub$Q97.5[3]),y=(yyy1+2), col = 1, border = 1,lwd = 1)
polygon(x=c(sub$Q5[3], sub$Q5[3], sub$Q95[3], sub$Q95[3]),y=(yyy2+2), col = 1, border = 1,lwd = 1)
polygon(x=c(sub$Q10[3], sub$Q10[3], sub$Q90[3], sub$Q90[3]),y=(yyy3+2), col = 1, border = 1,lwd = 1)
polygon(x=c(sub$Q2.5[5], sub$Q2.5[5], sub$Q97.5[5], sub$Q97.5[5]),y=(yyy1+3), col = 1, border = 1,lwd = 1)
polygon(x=c(sub$Q5[5], sub$Q5[5], sub$Q95[5], sub$Q95[5]),y=(yyy2+3), col = 1, border = 1,lwd = 1)
polygon(x=c(sub$Q10[5], sub$Q10[5], sub$Q90[5], sub$Q90[5]),y=(yyy3+3), col = 1, border = 1,lwd = 1)
polygon(x=c(sub$Q2.5[6], sub$Q2.5[6], sub$Q97.5[6], sub$Q97.5[6]),y=(yyy1+4), col = 1, border = 1,lwd = 1)
polygon(x=c(sub$Q5[6], sub$Q5[6], sub$Q95[6], sub$Q95[6]),y=(yyy2+4), col = 1, border = 1,lwd = 1)
polygon(x=c(sub$Q10[6], sub$Q10[6], sub$Q90[6], sub$Q90[6]),y=(yyy3+4), col = 1, border = 1,lwd = 1)
polygon(x=c(sub$Q2.5[7], sub$Q2.5[7], sub$Q97.5[7], sub$Q97.5[7]),y=(yyy1+5), col = 1, border = 1,lwd = 1)
polygon(x=c(sub$Q5[7], sub$Q5[7], sub$Q95[7], sub$Q95[7]),y=(yyy2+5), col = 1, border = 1,lwd = 1)
polygon(x=c(sub$Q10[7], sub$Q10[7], sub$Q90[7], sub$Q90[7]),y=(yyy3+5), col = 1, border = 1,lwd = 1)
polygon(x=c(sub$Q2.5[8], sub$Q2.5[8], sub$Q97.5[8], sub$Q97.5[8]),y=(yyy1+6), col = 1, border = 1,lwd = 1)
polygon(x=c(sub$Q5[8], sub$Q5[8], sub$Q95[8], sub$Q95[8]),y=(yyy2+6), col = 1, border = 1,lwd = 1)
polygon(x=c(sub$Q10[8], sub$Q10[8], sub$Q90[8], sub$Q90[8]),y=(yyy3+6), col = 1, border = 1,lwd = 1)
polygon(x=c(sub$Q2.5[9], sub$Q2.5[9], sub$Q97.5[9], sub$Q97.5[9]),y=(yyy1+7), col = 1, border = 1,lwd = 1)
polygon(x=c(sub$Q5[9], sub$Q5[9], sub$Q95[9], sub$Q95[9]),y=(yyy2+7), col = 1, border = 1,lwd = 1)
polygon(x=c(sub$Q10[9], sub$Q10[9], sub$Q90[9], sub$Q90[9]),y=(yyy3+7), col = 1, border = 1,lwd = 1)
polygon(x=c(sub$Q2.5[10], sub$Q2.5[10], sub$Q97.5[10], sub$Q97.5[10]),y=(yyy1+8), col = 1, border = 1,lwd = 1)
polygon(x=c(sub$Q5[10], sub$Q5[10], sub$Q95[10], sub$Q95[10]),y=(yyy2+8), col = 1, border = 1,lwd = 1)
polygon(x=c(sub$Q10[10], sub$Q10[10], sub$Q90[10], sub$Q90[10]),y=(yyy3+8), col = 1, border = 1,lwd = 1)
polygon(x=c(sub$Q2.5[11], sub$Q2.5[11], sub$Q97.5[11], sub$Q97.5[11]),y=(yyy1+9), col = 1, border = 1,lwd = 1)
polygon(x=c(sub$Q5[11], sub$Q5[11], sub$Q95[11], sub$Q95[11]),y=(yyy2+9), col = 1, border = 1,lwd = 1)
polygon(x=c(sub$Q10[11], sub$Q10[11], sub$Q90[11], sub$Q90[11]),y=(yyy3+9), col = 1, border = 1,lwd = 1)
polygon(x=c(sub$Q2.5[14], sub$Q2.5[14], sub$Q97.5[14], sub$Q97.5[14]),y=(yyy1+10), col = 1, border = 1,lwd = 1)
polygon(x=c(sub$Q5[14], sub$Q5[14], sub$Q95[14], sub$Q95[14]),y=(yyy2+10), col = 1, border = 1,lwd = 1)
polygon(x=c(sub$Q10[14], sub$Q10[14], sub$Q90[14], sub$Q90[14]),y=(yyy3+10), col = 1, border = 1,lwd = 1)
polygon(x=c(sub$Q2.5[13], sub$Q2.5[13], sub$Q97.5[13], sub$Q97.5[13]),y=(yyy1+11), col = 1, border = 1,lwd = 1)
polygon(x=c(sub$Q5[13], sub$Q5[13], sub$Q95[13], sub$Q95[13]),y=(yyy2+11), col = 1, border = 1,lwd = 1)
polygon(x=c(sub$Q10[13], sub$Q10[13], sub$Q90[13], sub$Q90[13]),y=(yyy3+11), col = 1, border = 1,lwd = 1)
polygon(x=c(sub$Q2.5[15], sub$Q2.5[15], sub$Q97.5[15], sub$Q97.5[15]),y=(yyy1+12), col = 1, border = 1,lwd = 1)
polygon(x=c(sub$Q5[15], sub$Q5[15], sub$Q95[15], sub$Q95[15]),y=(yyy2+12), col = 1, border = 1,lwd = 1)
polygon(x=c(sub$Q10[15], sub$Q10[15], sub$Q90[15], sub$Q90[15]),y=(yyy3+12), col = 1, border = 1,lwd = 1)
polygon(x=c(sub$Q2.5[12], sub$Q2.5[12], sub$Q97.5[12], sub$Q97.5[12]),y=(yyy1+13), col = 1, border = 1,lwd = 1)
polygon(x=c(sub$Q5[12], sub$Q5[12], sub$Q95[12], sub$Q95[12]),y=(yyy2+13), col = 1, border = 1,lwd = 1)
polygon(x=c(sub$Q10[12], sub$Q10[12], sub$Q90[12], sub$Q90[12]),y=(yyy3+13), col = 1, border = 1,lwd = 1)
polygon(x=c(sub$Q2.5[16], sub$Q2.5[16], sub$Q97.5[16], sub$Q97.5[16]),y=(yyy1+14), col = 1, border = 1,lwd = 1)
polygon(x=c(sub$Q5[16], sub$Q5[16], sub$Q95[16], sub$Q95[16]),y=(yyy2+14), col = 1, border = 1,lwd = 1)
polygon(x=c(sub$Q10[16], sub$Q10[16], sub$Q90[16], sub$Q90[16]),y=(yyy3+14), col = 1, border = 1,lwd = 1)
abline(h=4.5,lty=2)
abline(h=8.5,lty=2)
abline(h=10.5,lty=2)
abline(h=14.5,lty=2)

#### insect_SppRich #####
sub <- subset(drivEst, Response == "insect_SppRich")
est <- sub$Estimate[2:16]
plot(yy ~ est, ylab="",xlab="", yaxt="n", las=1, type="n",xlim=c(-0.07,0.07), cex=2)
title(xlab="Est. on insect spp. richness", line=2.4,cex.lab=1.3)
polygon(x=c(-100,-100,0,0),
        y=c(-4,22,22,-4), col = "grey80", border = "grey80")
box(lwd=2)
points(yy ~ est, pch="l",cex=2)
polygon(x=c(sub$Q2.5[2], sub$Q2.5[2], sub$Q97.5[2], sub$Q97.5[2]),y=yyy1, col = 1, border = 1,lwd = 1)
polygon(x=c(sub$Q5[2], sub$Q5[2], sub$Q95[2], sub$Q95[2]),y=yyy2, col = 1, border = 1,lwd = 1)
polygon(x=c(sub$Q10[2], sub$Q10[2], sub$Q90[2], sub$Q90[2]),y=yyy3, col = 1, border = 1,lwd = 1)
polygon(x=c(sub$Q2.5[4], sub$Q2.5[4], sub$Q97.5[4], sub$Q97.5[4]),y=(yyy1+1), col = 1, border = 1,lwd = 1)
polygon(x=c(sub$Q5[4], sub$Q5[4], sub$Q95[4], sub$Q95[4]),y=(yyy2+1), col = 1, border = 1,lwd = 1)
polygon(x=c(sub$Q10[4], sub$Q10[4], sub$Q90[4], sub$Q90[4]),y=(yyy3+1), col = 1, border = 1,lwd = 1)
polygon(x=c(sub$Q2.5[3], sub$Q2.5[3], sub$Q97.5[3], sub$Q97.5[3]),y=(yyy1+2), col = 1, border = 1,lwd = 1)
polygon(x=c(sub$Q5[3], sub$Q5[3], sub$Q95[3], sub$Q95[3]),y=(yyy2+2), col = 1, border = 1,lwd = 1)
polygon(x=c(sub$Q10[3], sub$Q10[3], sub$Q90[3], sub$Q90[3]),y=(yyy3+2), col = 1, border = 1,lwd = 1)
polygon(x=c(sub$Q2.5[5], sub$Q2.5[5], sub$Q97.5[5], sub$Q97.5[5]),y=(yyy1+3), col = 1, border = 1,lwd = 1)
polygon(x=c(sub$Q5[5], sub$Q5[5], sub$Q95[5], sub$Q95[5]),y=(yyy2+3), col = 1, border = 1,lwd = 1)
polygon(x=c(sub$Q10[5], sub$Q10[5], sub$Q90[5], sub$Q90[5]),y=(yyy3+3), col = 1, border = 1,lwd = 1)
polygon(x=c(sub$Q2.5[6], sub$Q2.5[6], sub$Q97.5[6], sub$Q97.5[6]),y=(yyy1+4), col = 1, border = 1,lwd = 1)
polygon(x=c(sub$Q5[6], sub$Q5[6], sub$Q95[6], sub$Q95[6]),y=(yyy2+4), col = 1, border = 1,lwd = 1)
polygon(x=c(sub$Q10[6], sub$Q10[6], sub$Q90[6], sub$Q90[6]),y=(yyy3+4), col = 1, border = 1,lwd = 1)
polygon(x=c(sub$Q2.5[7], sub$Q2.5[7], sub$Q97.5[7], sub$Q97.5[7]),y=(yyy1+5), col = 1, border = 1,lwd = 1)
polygon(x=c(sub$Q5[7], sub$Q5[7], sub$Q95[7], sub$Q95[7]),y=(yyy2+5), col = 1, border = 1,lwd = 1)
polygon(x=c(sub$Q10[7], sub$Q10[7], sub$Q90[7], sub$Q90[7]),y=(yyy3+5), col = 1, border = 1,lwd = 1)
polygon(x=c(sub$Q2.5[8], sub$Q2.5[8], sub$Q97.5[8], sub$Q97.5[8]),y=(yyy1+6), col = 1, border = 1,lwd = 1)
polygon(x=c(sub$Q5[8], sub$Q5[8], sub$Q95[8], sub$Q95[8]),y=(yyy2+6), col = 1, border = 1,lwd = 1)
polygon(x=c(sub$Q10[8], sub$Q10[8], sub$Q90[8], sub$Q90[8]),y=(yyy3+6), col = 1, border = 1,lwd = 1)
polygon(x=c(sub$Q2.5[9], sub$Q2.5[9], sub$Q97.5[9], sub$Q97.5[9]),y=(yyy1+7), col = 1, border = 1,lwd = 1)
polygon(x=c(sub$Q5[9], sub$Q5[9], sub$Q95[9], sub$Q95[9]),y=(yyy2+7), col = 1, border = 1,lwd = 1)
polygon(x=c(sub$Q10[9], sub$Q10[9], sub$Q90[9], sub$Q90[9]),y=(yyy3+7), col = 1, border = 1,lwd = 1)
polygon(x=c(sub$Q2.5[10], sub$Q2.5[10], sub$Q97.5[10], sub$Q97.5[10]),y=(yyy1+8), col = 1, border = 1,lwd = 1)
polygon(x=c(sub$Q5[10], sub$Q5[10], sub$Q95[10], sub$Q95[10]),y=(yyy2+8), col = 1, border = 1,lwd = 1)
polygon(x=c(sub$Q10[10], sub$Q10[10], sub$Q90[10], sub$Q90[10]),y=(yyy3+8), col = 1, border = 1,lwd = 1)
polygon(x=c(sub$Q2.5[11], sub$Q2.5[11], sub$Q97.5[11], sub$Q97.5[11]),y=(yyy1+9), col = 1, border = 1,lwd = 1)
polygon(x=c(sub$Q5[11], sub$Q5[11], sub$Q95[11], sub$Q95[11]),y=(yyy2+9), col = 1, border = 1,lwd = 1)
polygon(x=c(sub$Q10[11], sub$Q10[11], sub$Q90[11], sub$Q90[11]),y=(yyy3+9), col = 1, border = 1,lwd = 1)
polygon(x=c(sub$Q2.5[14], sub$Q2.5[14], sub$Q97.5[14], sub$Q97.5[14]),y=(yyy1+10), col = 1, border = 1,lwd = 1)
polygon(x=c(sub$Q5[14], sub$Q5[14], sub$Q95[14], sub$Q95[14]),y=(yyy2+10), col = 1, border = 1,lwd = 1)
polygon(x=c(sub$Q10[14], sub$Q10[14], sub$Q90[14], sub$Q90[14]),y=(yyy3+10), col = 1, border = 1,lwd = 1)
polygon(x=c(sub$Q2.5[13], sub$Q2.5[13], sub$Q97.5[13], sub$Q97.5[13]),y=(yyy1+11), col = 1, border = 1,lwd = 1)
polygon(x=c(sub$Q5[13], sub$Q5[13], sub$Q95[13], sub$Q95[13]),y=(yyy2+11), col = 1, border = 1,lwd = 1)
polygon(x=c(sub$Q10[13], sub$Q10[13], sub$Q90[13], sub$Q90[13]),y=(yyy3+11), col = 1, border = 1,lwd = 1)
polygon(x=c(sub$Q2.5[15], sub$Q2.5[15], sub$Q97.5[15], sub$Q97.5[15]),y=(yyy1+12), col = 1, border = 1,lwd = 1)
polygon(x=c(sub$Q5[15], sub$Q5[15], sub$Q95[15], sub$Q95[15]),y=(yyy2+12), col = 1, border = 1,lwd = 1)
polygon(x=c(sub$Q10[15], sub$Q10[15], sub$Q90[15], sub$Q90[15]),y=(yyy3+12), col = 1, border = 1,lwd = 1)
polygon(x=c(sub$Q2.5[12], sub$Q2.5[12], sub$Q97.5[12], sub$Q97.5[12]),y=(yyy1+13), col = 1, border = 1,lwd = 1)
polygon(x=c(sub$Q5[12], sub$Q5[12], sub$Q95[12], sub$Q95[12]),y=(yyy2+13), col = 1, border = 1,lwd = 1)
polygon(x=c(sub$Q10[12], sub$Q10[12], sub$Q90[12], sub$Q90[12]),y=(yyy3+13), col = 1, border = 1,lwd = 1)
polygon(x=c(sub$Q2.5[16], sub$Q2.5[16], sub$Q97.5[16], sub$Q97.5[16]),y=(yyy1+14), col = 1, border = 1,lwd = 1)
polygon(x=c(sub$Q5[16], sub$Q5[16], sub$Q95[16], sub$Q95[16]),y=(yyy2+14), col = 1, border = 1,lwd = 1)
polygon(x=c(sub$Q10[16], sub$Q10[16], sub$Q90[16], sub$Q90[16]),y=(yyy3+14), col = 1, border = 1,lwd = 1)
abline(h=4.5,lty=2)
abline(h=8.5,lty=2)
abline(h=10.5,lty=2)
abline(h=14.5,lty=2)

#### insect_abund #####
sub <- subset(drivEst, Response == "insect_abund")
est <- sub$Estimate[2:16]
plot(yy ~ est, ylab="",xlab="", yaxt="n", las=1, type="n",xlim=c(-0.004,0.004), cex=2)
title(xlab="Est. on insect abund.", line=2.4,cex.lab=1.3)
polygon(x=c(-100,-100,0,0),
        y=c(-4,22,22,-4), col = "grey80", border = "grey80")
box(lwd=2)
points(yy ~ est, pch="l",cex=2)
polygon(x=c(sub$Q2.5[2], sub$Q2.5[2], sub$Q97.5[2], sub$Q97.5[2]),y=yyy1, col = 1, border = 1,lwd = 1)
polygon(x=c(sub$Q5[2], sub$Q5[2], sub$Q95[2], sub$Q95[2]),y=yyy2, col = 1, border = 1,lwd = 1)
polygon(x=c(sub$Q10[2], sub$Q10[2], sub$Q90[2], sub$Q90[2]),y=yyy3, col = 1, border = 1,lwd = 1)
polygon(x=c(sub$Q2.5[4], sub$Q2.5[4], sub$Q97.5[4], sub$Q97.5[4]),y=(yyy1+1), col = 1, border = 1,lwd = 1)
polygon(x=c(sub$Q5[4], sub$Q5[4], sub$Q95[4], sub$Q95[4]),y=(yyy2+1), col = 1, border = 1,lwd = 1)
polygon(x=c(sub$Q10[4], sub$Q10[4], sub$Q90[4], sub$Q90[4]),y=(yyy3+1), col = 1, border = 1,lwd = 1)
polygon(x=c(sub$Q2.5[3], sub$Q2.5[3], sub$Q97.5[3], sub$Q97.5[3]),y=(yyy1+2), col = 1, border = 1,lwd = 1)
polygon(x=c(sub$Q5[3], sub$Q5[3], sub$Q95[3], sub$Q95[3]),y=(yyy2+2), col = 1, border = 1,lwd = 1)
polygon(x=c(sub$Q10[3], sub$Q10[3], sub$Q90[3], sub$Q90[3]),y=(yyy3+2), col = 1, border = 1,lwd = 1)
polygon(x=c(sub$Q2.5[5], sub$Q2.5[5], sub$Q97.5[5], sub$Q97.5[5]),y=(yyy1+3), col = 1, border = 1,lwd = 1)
polygon(x=c(sub$Q5[5], sub$Q5[5], sub$Q95[5], sub$Q95[5]),y=(yyy2+3), col = 1, border = 1,lwd = 1)
polygon(x=c(sub$Q10[5], sub$Q10[5], sub$Q90[5], sub$Q90[5]),y=(yyy3+3), col = 1, border = 1,lwd = 1)
polygon(x=c(sub$Q2.5[6], sub$Q2.5[6], sub$Q97.5[6], sub$Q97.5[6]),y=(yyy1+4), col = 1, border = 1,lwd = 1)
polygon(x=c(sub$Q5[6], sub$Q5[6], sub$Q95[6], sub$Q95[6]),y=(yyy2+4), col = 1, border = 1,lwd = 1)
polygon(x=c(sub$Q10[6], sub$Q10[6], sub$Q90[6], sub$Q90[6]),y=(yyy3+4), col = 1, border = 1,lwd = 1)
polygon(x=c(sub$Q2.5[7], sub$Q2.5[7], sub$Q97.5[7], sub$Q97.5[7]),y=(yyy1+5), col = 1, border = 1,lwd = 1)
polygon(x=c(sub$Q5[7], sub$Q5[7], sub$Q95[7], sub$Q95[7]),y=(yyy2+5), col = 1, border = 1,lwd = 1)
polygon(x=c(sub$Q10[7], sub$Q10[7], sub$Q90[7], sub$Q90[7]),y=(yyy3+5), col = 1, border = 1,lwd = 1)
polygon(x=c(sub$Q2.5[8], sub$Q2.5[8], sub$Q97.5[8], sub$Q97.5[8]),y=(yyy1+6), col = 1, border = 1,lwd = 1)
polygon(x=c(sub$Q5[8], sub$Q5[8], sub$Q95[8], sub$Q95[8]),y=(yyy2+6), col = 1, border = 1,lwd = 1)
polygon(x=c(sub$Q10[8], sub$Q10[8], sub$Q90[8], sub$Q90[8]),y=(yyy3+6), col = 1, border = 1,lwd = 1)
polygon(x=c(sub$Q2.5[9], sub$Q2.5[9], sub$Q97.5[9], sub$Q97.5[9]),y=(yyy1+7), col = 1, border = 1,lwd = 1)
polygon(x=c(sub$Q5[9], sub$Q5[9], sub$Q95[9], sub$Q95[9]),y=(yyy2+7), col = 1, border = 1,lwd = 1)
polygon(x=c(sub$Q10[9], sub$Q10[9], sub$Q90[9], sub$Q90[9]),y=(yyy3+7), col = 1, border = 1,lwd = 1)
polygon(x=c(sub$Q2.5[10], sub$Q2.5[10], sub$Q97.5[10], sub$Q97.5[10]),y=(yyy1+8), col = 1, border = 1,lwd = 1)
polygon(x=c(sub$Q5[10], sub$Q5[10], sub$Q95[10], sub$Q95[10]),y=(yyy2+8), col = 1, border = 1,lwd = 1)
polygon(x=c(sub$Q10[10], sub$Q10[10], sub$Q90[10], sub$Q90[10]),y=(yyy3+8), col = 1, border = 1,lwd = 1)
polygon(x=c(sub$Q2.5[11], sub$Q2.5[11], sub$Q97.5[11], sub$Q97.5[11]),y=(yyy1+9), col = 1, border = 1,lwd = 1)
polygon(x=c(sub$Q5[11], sub$Q5[11], sub$Q95[11], sub$Q95[11]),y=(yyy2+9), col = 1, border = 1,lwd = 1)
polygon(x=c(sub$Q10[11], sub$Q10[11], sub$Q90[11], sub$Q90[11]),y=(yyy3+9), col = 1, border = 1,lwd = 1)
polygon(x=c(sub$Q2.5[14], sub$Q2.5[14], sub$Q97.5[14], sub$Q97.5[14]),y=(yyy1+10), col = 1, border = 1,lwd = 1)
polygon(x=c(sub$Q5[14], sub$Q5[14], sub$Q95[14], sub$Q95[14]),y=(yyy2+10), col = 1, border = 1,lwd = 1)
polygon(x=c(sub$Q10[14], sub$Q10[14], sub$Q90[14], sub$Q90[14]),y=(yyy3+10), col = 1, border = 1,lwd = 1)
polygon(x=c(sub$Q2.5[13], sub$Q2.5[13], sub$Q97.5[13], sub$Q97.5[13]),y=(yyy1+11), col = 1, border = 1,lwd = 1)
polygon(x=c(sub$Q5[13], sub$Q5[13], sub$Q95[13], sub$Q95[13]),y=(yyy2+11), col = 1, border = 1,lwd = 1)
polygon(x=c(sub$Q10[13], sub$Q10[13], sub$Q90[13], sub$Q90[13]),y=(yyy3+11), col = 1, border = 1,lwd = 1)
polygon(x=c(sub$Q2.5[15], sub$Q2.5[15], sub$Q97.5[15], sub$Q97.5[15]),y=(yyy1+12), col = 1, border = 1,lwd = 1)
polygon(x=c(sub$Q5[15], sub$Q5[15], sub$Q95[15], sub$Q95[15]),y=(yyy2+12), col = 1, border = 1,lwd = 1)
polygon(x=c(sub$Q10[15], sub$Q10[15], sub$Q90[15], sub$Q90[15]),y=(yyy3+12), col = 1, border = 1,lwd = 1)
polygon(x=c(sub$Q2.5[12], sub$Q2.5[12], sub$Q97.5[12], sub$Q97.5[12]),y=(yyy1+13), col = 1, border = 1,lwd = 1)
polygon(x=c(sub$Q5[12], sub$Q5[12], sub$Q95[12], sub$Q95[12]),y=(yyy2+13), col = 1, border = 1,lwd = 1)
polygon(x=c(sub$Q10[12], sub$Q10[12], sub$Q90[12], sub$Q90[12]),y=(yyy3+13), col = 1, border = 1,lwd = 1)
polygon(x=c(sub$Q2.5[16], sub$Q2.5[16], sub$Q97.5[16], sub$Q97.5[16]),y=(yyy1+14), col = 1, border = 1,lwd = 1)
polygon(x=c(sub$Q5[16], sub$Q5[16], sub$Q95[16], sub$Q95[16]),y=(yyy2+14), col = 1, border = 1,lwd = 1)
polygon(x=c(sub$Q10[16], sub$Q10[16], sub$Q90[16], sub$Q90[16]),y=(yyy3+14), col = 1, border = 1,lwd = 1)
abline(h=4.5,lty=2)
abline(h=8.5,lty=2)
abline(h=10.5,lty=2)
abline(h=14.5,lty=2)

##
dev.off()
##

